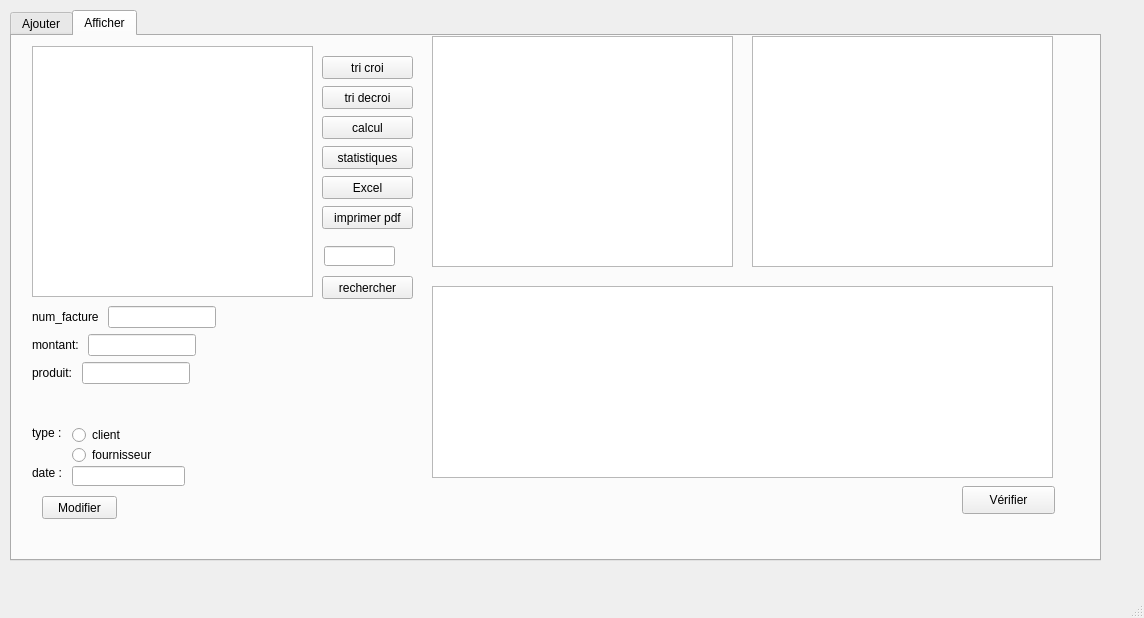
<?xml version="1.0" encoding="UTF-8"?>
<ui version="4.0">
 <class>skanderwindow</class>
 <widget class="QMainWindow" name="skanderwindow">
  <property name="geometry">
   <rect>
    <x>0</x>
    <y>0</y>
    <width>1144</width>
    <height>618</height>
   </rect>
  </property>
  <property name="windowTitle">
   <string>MainWindow</string>
  </property>
  <widget class="QWidget" name="centralwidget">
   <widget class="QTabWidget" name="TabWidget">
    <property name="geometry">
     <rect>
      <x>10</x>
      <y>10</y>
      <width>1091</width>
      <height>551</height>
     </rect>
    </property>
    <property name="currentIndex">
     <number>1</number>
    </property>
    <widget class="QWidget" name="TabWidgetPage1">
     <attribute name="title">
      <string>Ajouter</string>
     </attribute>
     <widget class="QWidget" name="layoutWidget">
      <property name="geometry">
       <rect>
        <x>20</x>
        <y>10</y>
        <width>275</width>
        <height>111</height>
       </rect>
      </property>
      <layout class="QGridLayout" name="gridLayout">
       <item row="0" column="0">
        <layout class="QHBoxLayout" name="horizontalLayout">
         <item>
          <widget class="QLabel" name="label">
           <property name="text">
            <string>num_facture: </string>
           </property>
          </widget>
         </item>
         <item>
          <widget class="QLineEdit" name="lineEdit_num_facture"/>
         </item>
        </layout>
       </item>
       <item row="1" column="0">
        <layout class="QHBoxLayout" name="horizontalLayout_2">
         <item>
          <widget class="QLabel" name="label_2">
           <property name="text">
            <string>montant: </string>
           </property>
          </widget>
         </item>
         <item>
          <widget class="QLineEdit" name="lineEdit_montant"/>
         </item>
        </layout>
       </item>
      </layout>
     </widget>
     <widget class="QPushButton" name="pushButton">
      <property name="geometry">
       <rect>
        <x>50</x>
        <y>270</y>
        <width>169</width>
        <height>23</height>
       </rect>
      </property>
      <property name="text">
       <string>Ajouter</string>
      </property>
     </widget>
     <widget class="QLabel" name="label_6">
      <property name="geometry">
       <rect>
        <x>50</x>
        <y>190</y>
        <width>47</width>
        <height>14</height>
       </rect>
      </property>
      <property name="text">
       <string>type :</string>
      </property>
     </widget>
     <widget class="QRadioButton" name="radioButton">
      <property name="geometry">
       <rect>
        <x>120</x>
        <y>180</y>
        <width>83</width>
        <height>18</height>
       </rect>
      </property>
      <property name="text">
       <string>client</string>
      </property>
     </widget>
     <widget class="QRadioButton" name="radioButton_2">
      <property name="geometry">
       <rect>
        <x>120</x>
        <y>210</y>
        <width>101</width>
        <height>18</height>
       </rect>
      </property>
      <property name="text">
       <string>fournisseur</string>
      </property>
     </widget>
     <widget class="QLabel" name="label_9">
      <property name="geometry">
       <rect>
        <x>50</x>
        <y>240</y>
        <width>47</width>
        <height>14</height>
       </rect>
      </property>
      <property name="text">
       <string>date : </string>
      </property>
     </widget>
     <widget class="QLineEdit" name="lineEdit_montant_3">
      <property name="geometry">
       <rect>
        <x>110</x>
        <y>240</y>
        <width>113</width>
        <height>20</height>
       </rect>
      </property>
     </widget>
     <widget class="QTableView" name="tab_fournisseur">
      <property name="geometry">
       <rect>
        <x>635</x>
        <y>20</y>
        <width>301</width>
        <height>231</height>
       </rect>
      </property>
     </widget>
     <widget class="QTableView" name="tab_produit">
      <property name="geometry">
       <rect>
        <x>320</x>
        <y>20</y>
        <width>301</width>
        <height>231</height>
       </rect>
      </property>
     </widget>
     <widget class="QTableView" name="tab_client">
      <property name="geometry">
       <rect>
        <x>320</x>
        <y>290</y>
        <width>621</width>
        <height>192</height>
       </rect>
      </property>
     </widget>
     <widget class="QWidget" name="layoutWidget">
      <property name="geometry">
       <rect>
        <x>20</x>
        <y>120</y>
        <width>271</width>
        <height>32</height>
       </rect>
      </property>
      <layout class="QHBoxLayout" name="horizontalLayout_3">
       <item>
        <widget class="QLabel" name="label_3">
         <property name="text">
          <string>produit: </string>
         </property>
        </widget>
       </item>
       <item>
        <widget class="QLineEdit" name="lineEdit_produit"/>
       </item>
      </layout>
     </widget>
     <widget class="QPushButton" name="afficher">
      <property name="geometry">
       <rect>
        <x>580</x>
        <y>260</y>
        <width>93</width>
        <height>28</height>
       </rect>
      </property>
      <property name="text">
       <string>Afficher</string>
      </property>
     </widget>
     <widget class="QPushButton" name="pushButton_Supprimer">
      <property name="geometry">
       <rect>
        <x>52</x>
        <y>350</y>
        <width>146</width>
        <height>28</height>
       </rect>
      </property>
      <property name="text">
       <string>Supprimer</string>
      </property>
     </widget>
     <widget class="QLabel" name="label_4">
      <property name="geometry">
       <rect>
        <x>52</x>
        <y>320</y>
        <width>82</width>
        <height>22</height>
       </rect>
      </property>
      <property name="text">
       <string>num_facture: </string>
      </property>
     </widget>
     <widget class="QLineEdit" name="lineEdit_num_facture_2">
      <property name="geometry">
       <rect>
        <x>140</x>
        <y>320</y>
        <width>56</width>
        <height>22</height>
       </rect>
      </property>
     </widget>
    </widget>
    <widget class="QWidget" name="TabWidgetPage4">
     <attribute name="title">
      <string>Afficher</string>
     </attribute>
     <widget class="QTableView" name="tableView">
      <property name="geometry">
       <rect>
        <x>20</x>
        <y>10</y>
        <width>281</width>
        <height>251</height>
       </rect>
      </property>
     </widget>
     <widget class="QPushButton" name="bp_tricroi">
      <property name="geometry">
       <rect>
        <x>310</x>
        <y>20</y>
        <width>91</width>
        <height>23</height>
       </rect>
      </property>
      <property name="text">
       <string>tri croi</string>
      </property>
     </widget>
     <widget class="QPushButton" name="bp_tridecroi">
      <property name="geometry">
       <rect>
        <x>310</x>
        <y>50</y>
        <width>91</width>
        <height>23</height>
       </rect>
      </property>
      <property name="text">
       <string>tri decroi</string>
      </property>
     </widget>
     <widget class="QPushButton" name="bp_rechercher">
      <property name="geometry">
       <rect>
        <x>310</x>
        <y>240</y>
        <width>91</width>
        <height>23</height>
       </rect>
      </property>
      <property name="text">
       <string>rechercher</string>
      </property>
     </widget>
     <widget class="QLineEdit" name="rech">
      <property name="geometry">
       <rect>
        <x>312</x>
        <y>210</y>
        <width>71</width>
        <height>20</height>
       </rect>
      </property>
     </widget>
     <widget class="QPushButton" name="pdf">
      <property name="geometry">
       <rect>
        <x>310</x>
        <y>170</y>
        <width>91</width>
        <height>23</height>
       </rect>
      </property>
      <property name="text">
       <string>imprimer pdf</string>
      </property>
     </widget>
     <widget class="QPushButton" name="pushButton_3">
      <property name="geometry">
       <rect>
        <x>310</x>
        <y>110</y>
        <width>91</width>
        <height>23</height>
       </rect>
      </property>
      <property name="text">
       <string>statistiques</string>
      </property>
     </widget>
     <widget class="QPushButton" name="excel">
      <property name="geometry">
       <rect>
        <x>310</x>
        <y>140</y>
        <width>91</width>
        <height>23</height>
       </rect>
      </property>
      <property name="text">
       <string>Excel</string>
      </property>
     </widget>
     <widget class="QPushButton" name="calcul">
      <property name="geometry">
       <rect>
        <x>310</x>
        <y>80</y>
        <width>91</width>
        <height>23</height>
       </rect>
      </property>
      <property name="text">
       <string>calcul</string>
      </property>
     </widget>
     <widget class="QWidget" name="layoutWidget_3">
      <property name="geometry">
       <rect>
        <x>20</x>
        <y>270</y>
        <width>221</width>
        <height>111</height>
       </rect>
      </property>
      <layout class="QFormLayout" name="formLayout">
       <item row="0" column="0">
        <layout class="QHBoxLayout" name="horizontalLayout_5">
         <item>
          <widget class="QLabel" name="label_7">
           <property name="text">
            <string>num_facture </string>
           </property>
          </widget>
         </item>
         <item>
          <widget class="QLineEdit" name="lineEdit_num_facture_3"/>
         </item>
        </layout>
       </item>
       <item row="2" column="0">
        <layout class="QHBoxLayout" name="horizontalLayout_8">
         <item>
          <widget class="QLabel" name="label_8">
           <property name="text">
            <string>produit: </string>
           </property>
          </widget>
         </item>
         <item>
          <widget class="QLineEdit" name="lineEdit_produit_2"/>
         </item>
        </layout>
       </item>
       <item row="1" column="0">
        <layout class="QHBoxLayout" name="horizontalLayout_7">
         <item>
          <widget class="QLabel" name="label_5">
           <property name="text">
            <string>montant: </string>
           </property>
          </widget>
         </item>
         <item>
          <widget class="QLineEdit" name="lineEdit_montant_2"/>
         </item>
        </layout>
       </item>
      </layout>
     </widget>
     <widget class="QPushButton" name="pushButton_2">
      <property name="geometry">
       <rect>
        <x>30</x>
        <y>460</y>
        <width>75</width>
        <height>23</height>
       </rect>
      </property>
      <property name="text">
       <string>Modifier</string>
      </property>
     </widget>
     <widget class="QLabel" name="label_10">
      <property name="geometry">
       <rect>
        <x>20</x>
        <y>390</y>
        <width>47</width>
        <height>14</height>
       </rect>
      </property>
      <property name="text">
       <string>type :</string>
      </property>
     </widget>
     <widget class="QRadioButton" name="radioButton_4">
      <property name="geometry">
       <rect>
        <x>60</x>
        <y>390</y>
        <width>83</width>
        <height>18</height>
       </rect>
      </property>
      <property name="text">
       <string>client</string>
      </property>
     </widget>
     <widget class="QLineEdit" name="lineEdit_montant_4">
      <property name="geometry">
       <rect>
        <x>60</x>
        <y>430</y>
        <width>113</width>
        <height>20</height>
       </rect>
      </property>
     </widget>
     <widget class="QRadioButton" name="radioButton_3">
      <property name="geometry">
       <rect>
        <x>60</x>
        <y>410</y>
        <width>83</width>
        <height>18</height>
       </rect>
      </property>
      <property name="text">
       <string>fournisseur</string>
      </property>
     </widget>
     <widget class="QLabel" name="label_11">
      <property name="geometry">
       <rect>
        <x>20</x>
        <y>430</y>
        <width>47</width>
        <height>14</height>
       </rect>
      </property>
      <property name="text">
       <string>date : </string>
      </property>
     </widget>
     <widget class="QTableView" name="tab_produit_3">
      <property name="geometry">
       <rect>
        <x>420</x>
        <y>0</y>
        <width>301</width>
        <height>231</height>
       </rect>
      </property>
     </widget>
     <widget class="QTableView" name="tab_client_3">
      <property name="geometry">
       <rect>
        <x>420</x>
        <y>250</y>
        <width>621</width>
        <height>192</height>
       </rect>
      </property>
     </widget>
     <widget class="QTableView" name="tab_fournisseur_3">
      <property name="geometry">
       <rect>
        <x>740</x>
        <y>0</y>
        <width>301</width>
        <height>231</height>
       </rect>
      </property>
     </widget>
     <widget class="QPushButton" name="verifier">
      <property name="geometry">
       <rect>
        <x>950</x>
        <y>450</y>
        <width>93</width>
        <height>28</height>
       </rect>
      </property>
      <property name="text">
       <string>Vérifier</string>
      </property>
     </widget>
    </widget>
   </widget>
  </widget>
  <widget class="QMenuBar" name="menubar">
   <property name="geometry">
    <rect>
     <x>0</x>
     <y>0</y>
     <width>1144</width>
     <height>26</height>
    </rect>
   </property>
  </widget>
  <widget class="QStatusBar" name="statusbar"/>
 </widget>
 <resources/>
 <connections/>
</ui>
